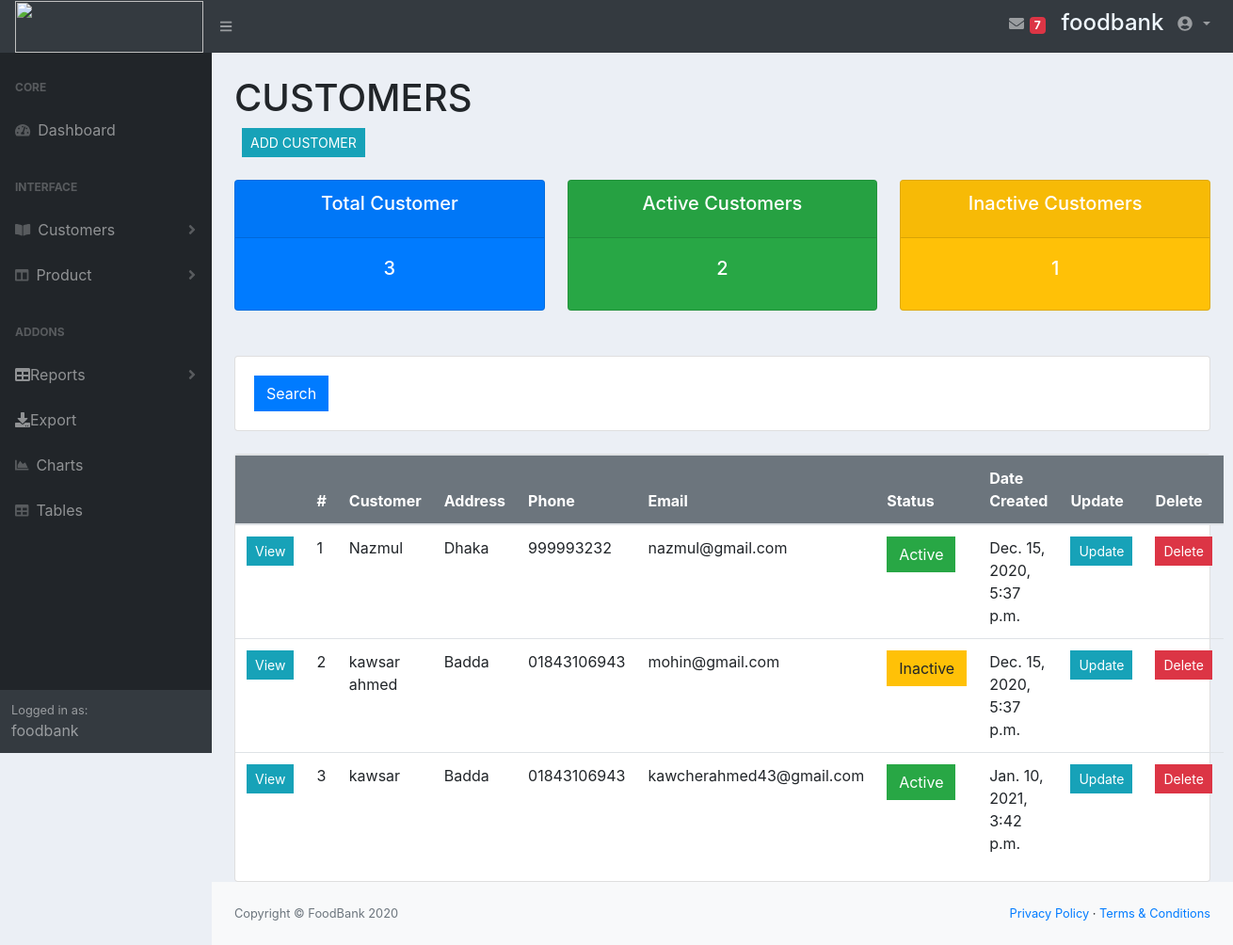
The app's page /customer_list/ (signed in) with its own data.
### account/models.py (models this page shows, shortened)
class Customer(models.Model):
	STATUS = (
			('Active', 'Active'),
			('Inactive', 'Inactive'),
			)
	name = models.CharField(max_length=200, null=True)
	phone = models.CharField(max_length=200, null=True)
	email = models.CharField(max_length=200, null=True)
	address=models.CharField(max_length=200, null=True,default="")
	status = models.CharField(max_length=200, null=True, choices=STATUS, default="Active")
	date_created = models.DateTimeField(auto_now_add=True, null=True)

### account/views.py (the view)
# urls.py: path('customer_list/',views.customerList,name="customer_list"),
@login_required(login_url='/login/')
def customerList(request):
	customers = Customer.objects.all()
	total_customers = customers.count()
	active = customers.filter(status='Active').count()
	inactive = customers.filter(status='Inactive').count()
	return render(request,'customer_list.html',{'customer_list':customers,'total_customers':total_customers,'active':active,'inactive':inactive})

### templates/customer_list.html
{% extends 'index1.html' %}
{% block content %}
<br>
	<h1>CUSTOMERS</h1>
	<a class="btn btn-info  btn-sm mx-2" href="{% url 'add_customer' %}">ADD CUSTOMER</a>
	<br>
<br>
<div class="row">
	<div class="col-xl-4 col-md-6">
		<div class="card bg-primary text-center text-white mb-4">
			<div class="card-header">
				<h5 class="card-title">Total Customer</h5>
			</div>
			<div class="card-body">
				<h5 class="card-title">{{total_customers}}</h5>
			</div>
		</div>
	</div>
	<div class="col-xl-4 col-md-6">
		<div class="card bg-success text-center text-white mb-4">
			<div class="card-header">
				<h5 class="card-title">Active Customers</h5>
			</div>
			<div class="card-body">
				<h5 class="card-title">{{active}}</h5>
			</div>
		</div>
	</div>
	<div class="col-xl-4 col-md-6">
		<div class="card bg-warning text-center text-white mb-4">
			<div class="card-header">
				<h5 class="card-title">Inactive Customers</h5>
			</div>
			<div class="card-body">
				<h5 class="card-title">{{inactive}}</h5>
			</div>
		</div>
	</div>
</div>
<br>
<div class="row">
	<div class="col">
		<div class="card card-body">
			<form method="get">
		    <button class="btn btn-primary" type="submit">Search</button>
		  </form>
		</div>
	</div>
</div>
<br>
<div class="row">
    <div class="col-xl-12">
        <div class="card">
            <div class="card-body--">
                <div class="table-stats order-table ov-h">
                    <table class="table ">
                        <thead class="bg-secondary text-white">
                            <tr>
							    <th></th>
                                <th class="serial">#</th>
								<th>Customer</th>
								<th>Address</th>
                                <th>Phone</th>
                                <th>Email</th>
                                <th>Status</th>
                                <th>Date Created</th>
                                <th>Update</th>
                                <th>Delete</th>
                            </tr>
                        </thead>
                        <tbody>
                            {% if customer_list %}
                            {% for customer in customer_list %}
                            <tr>
							   <td><a class="btn btn-sm btn-info" href="{% url 'customer' customer.id %}">View</a></td>
                                <td class="serial">{{ forloop.counter }}</td>
								<td>{{customer.name}}</td>
								<td>{{customer.address}}</td>
                                <td>{{customer.phone}}</td>
                                <td>{{customer.email}}</td>
                                <td>
								{% if customer.status == 'Active' %}
									<a class="btn btn-success" href="">{{customer.status}}</a>
								{% else %}
								<a class="btn btn-warning" href="">{{customer.status}}</a>
								{% endif %}
								</td>
                                <td>{{ customer.date_created }}</td>
                               	<td><a class="btn btn-sm btn-info" href="{% url 'edit_customer' customer.id %}">Update</a></td>
								<td><a class="btn btn-sm btn-danger" href="{% url 'customer' customer.id %}">Delete</a></td>
                            </tr>
                            {% endfor %}
                            {% else %}
                                <tr><td>No Data</td></tr>
                            {% endif %}
                        </tbody>
                    </table>
                </div>
            </div>
        </div>
    </div>
</div>
{% endblock %}

### templates/index1.html (shortened to what this page needs)
<!DOCTYPE html>
<html lang="en">
{% load static %}
    <head>
        <link href="{% static 'css/styles.css' %}" rel="stylesheet" />
        <link href="{% static 'css/main.css' %}" rel="stylesheet" />
        <link href="https://cdn.datatables.net/1.10.20/css/dataTables.bootstrap4.min.css" rel="stylesheet" />
    </head>
    <body class="sb-nav-fixed">
        <nav class="sb-topnav navbar navbar-expand navbar-dark bg-dark">
            <a class="navbar-brand" href="{% url 'home' %}">
                <img src="{% static 'images/foodbank.jpg' %}" height="55" width="200">
              </a>
            <button class="btn btn-link btn-sm order-1 order-lg-0" id="sidebarToggle" href="#"><i class="fas fa-bars"></i></button>
            <ul class="navbar-nav ml-auto">
                <li class="nav-item mx-1">
                  <a class="nav-link" href="#" id="messagesDropdown" role="button" aria-haspopup="true" aria-expanded="false">
                    <i class="fas fa-envelope fa-fw"></i>
                    <span class="badge badge-danger">7</span>
                  </a>
                </li>
                {% if user.is_authenticated %}
                <li>
                    <h4 class="text-center" style="color: aliceblue; padding: 5px;">{{user.username}} </h4>
                </li>
                {% endif %}
                <li class="nav-item dropdown no-arrow">
                  <a class="nav-link dropdown-toggle" href="#" id="userDropdown" role="button" data-toggle="dropdown" aria-haspopup="true" aria-expanded="false">
                    <i class="fas fa-user-circle fa-fw"></i>
                  </a>
                </li>
              </ul>
        </nav>
        <div id="layoutSidenav">
            <div id="layoutSidenav_nav">
                <nav class="sb-sidenav accordion sb-sidenav-dark" id="sidenavAccordion">
                    <div class="sb-sidenav-menu">
                        <div class="nav">
                            <div class="sb-sidenav-menu-heading">Core</div>
                            <a class="nav-link" href="{% url 'home' %}">
                                <div class="sb-nav-link-icon"><i class="fas fa-tachometer-alt"></i></div>
                                Dashboard
                            </a>
                            <div class="sb-sidenav-menu-heading">Interface</div>
                            <a class="nav-link collapsed" href="#" data-toggle="collapse" data-target="#collapsePages" aria-expanded="false" aria-controls="collapsePages">
                                <div class="sb-nav-link-icon"><i class="fas fa-book-open"></i></div>
                                Customers
                                <div class="sb-sidenav-collapse-arrow"><i class="fas fa-angle-down"></i></div>
                            </a>
                            <a class="nav-link collapsed" href="#" data-toggle="collapse" data-target="#collapseLayouts" aria-expanded="false" aria-controls="collapseLayouts">
                                <div class="sb-nav-link-icon"><i class="fas fa-columns"></i></div>
                                Product
                                <div class="sb-sidenav-collapse-arrow"><i class="fas fa-angle-down"></i></div>
                            </a>
                            <div class="sb-sidenav-menu-heading">Addons</div>
                          {% if user.username == 'foodbank' %}
                            <ul class="nav flex-column flex-nowrap overflow-hidden">
                                <li class="nav-item">
                                    <a class="nav-link collapsed text-truncate" href="#submenu1" data-toggle="collapse" data-target="#submenu1"><i class="fa fa-table"></i> <span class="d-none d-sm-inline">Reports</span><div class="sb-sidenav-collapse-arrow"><i class="fas fa-angle-down"></i></div></a>
                                </li>
                                <li class="nav-item"><a class="nav-link text-truncate" href="#"><i class="fa fa-download"></i> <span class="d-none d-sm-inline">Export</span></a></li>
                            </ul>
                          {% endif %}
                            <a class="nav-link" href="charts.html">
                                <div class="sb-nav-link-icon"><i class="fas fa-chart-area"></i></div>
                                Charts
                            </a>
                            <a class="nav-link" href="tables.html">
                                <div class="sb-nav-link-icon"><i class="fas fa-table"></i></div>
                                Tables
                            </a>
                        </div>
                    </div>
                    <div class="sb-sidenav-footer">
                        <div class="small">Logged in as:</div>
                        {{user.username}}
                    </div>
                </nav>
            </div>
            <div id="layoutSidenav_content">
                <main>
                    <div class="container-fluid">
                        {% block content %}
                        {% endblock %}
                    </div>
                </main>
                <footer class="py-4 bg-light mt-auto">
                    <div class="container-fluid">
                        <div class="d-flex align-items-center justify-content-between small">
                            <div class="text-muted">Copyright &copy; FoodBank 2020</div>
                            <div>
                                <a href="#">Privacy Policy</a>
                                &middot;
                                <a href="#">Terms &amp; Conditions</a>
                            </div>
                        </div>
                    </div>
                </footer>
            </div>
        </div>
    </body>
</html>

### static/css/main.css (style rules this page uses)
body { background-color: #ebeff5; }
.btn { border-radius: 0; }

### records on screen
Customer: name "Nazmul", address "Dhaka", phone "999993232", email "nazmul@gmail.com", status "Active", date_created "Dec. 15, 2020, 5:37 p.m."
Customer: name "kawsar ahmed", address "Badda", phone "01843106943", email "mohin@gmail.com", status "Inactive", date_created "Dec. 15, 2020, 5:37 p.m."
Customer: name "kawsar", address "Badda", phone "01843106943", email "kawcherahmed43@gmail.com", status "Active", date_created "Jan. 10, 2021, 3:42 p.m."

### other values on screen
{{ user.username }} "foodbank"
{{ total_customers }} "3"
{{ active }} "2"
{{ inactive }} "1"
